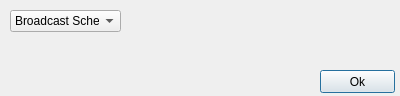
<?xml version="1.0" encoding="UTF-8"?>
<ui version="4.0">
 <class>BroadcastSelectView</class>
 <widget class="QDialog" name="BroadcastSelectView">
  <property name="geometry">
   <rect>
    <x>0</x>
    <y>0</y>
    <width>400</width>
    <height>96</height>
   </rect>
  </property>
  <property name="windowTitle">
   <string>BroadcastSelectView</string>
  </property>
  <widget class="QComboBox" name="broadcastTypeBox">
   <property name="geometry">
    <rect>
     <x>10</x>
     <y>10</y>
     <width>111</width>
     <height>22</height>
    </rect>
   </property>
   <item>
    <property name="text">
     <string>Broadcast Scheme</string>
    </property>
   </item>
   <item>
    <property name="text">
     <string>M1</string>
    </property>
   </item>
   <item>
    <property name="text">
     <string>M2</string>
    </property>
   </item>
   <item>
    <property name="text">
     <string>M3</string>
    </property>
   </item>
  </widget>
  <widget class="QPushButton" name="okButton">
   <property name="geometry">
    <rect>
     <x>320</x>
     <y>70</y>
     <width>75</width>
     <height>23</height>
    </rect>
   </property>
   <property name="text">
    <string>Ok</string>
   </property>
  </widget>
 </widget>
 <layoutdefault spacing="6" margin="11"/>
 <resources/>
 <connections/>
</ui>
